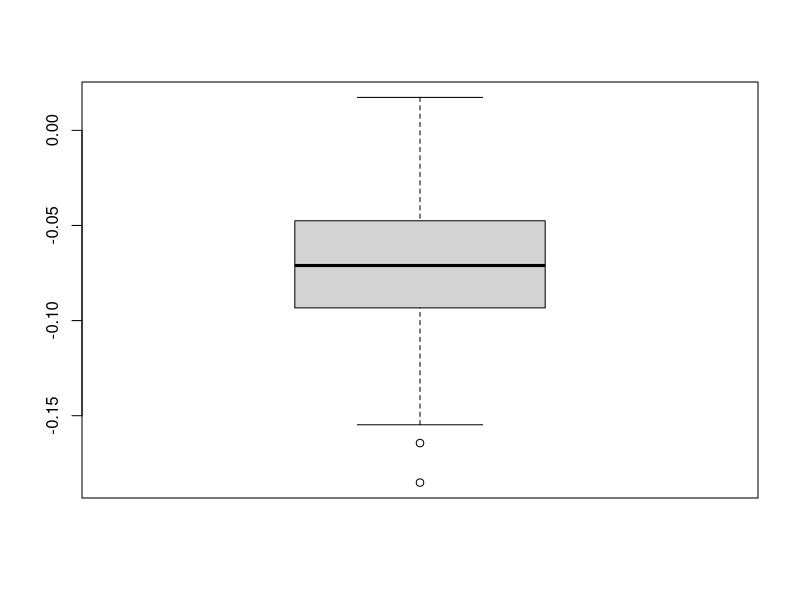
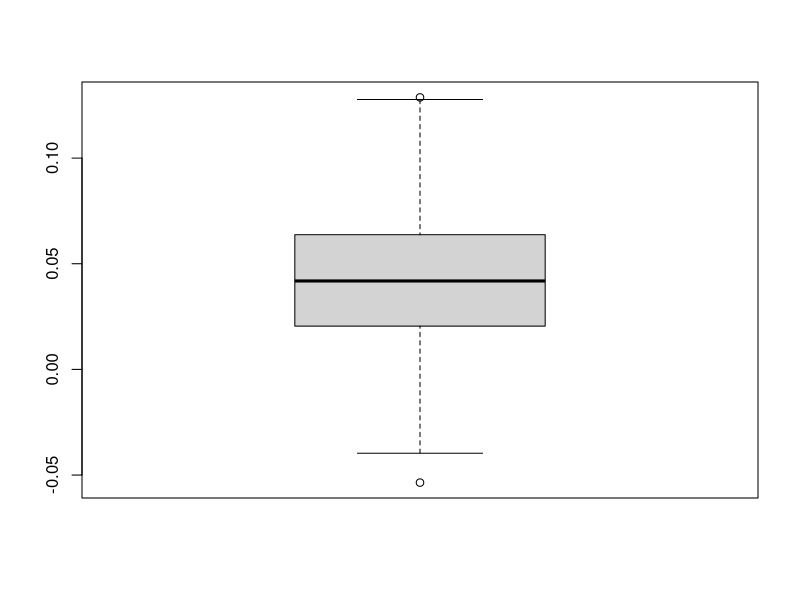
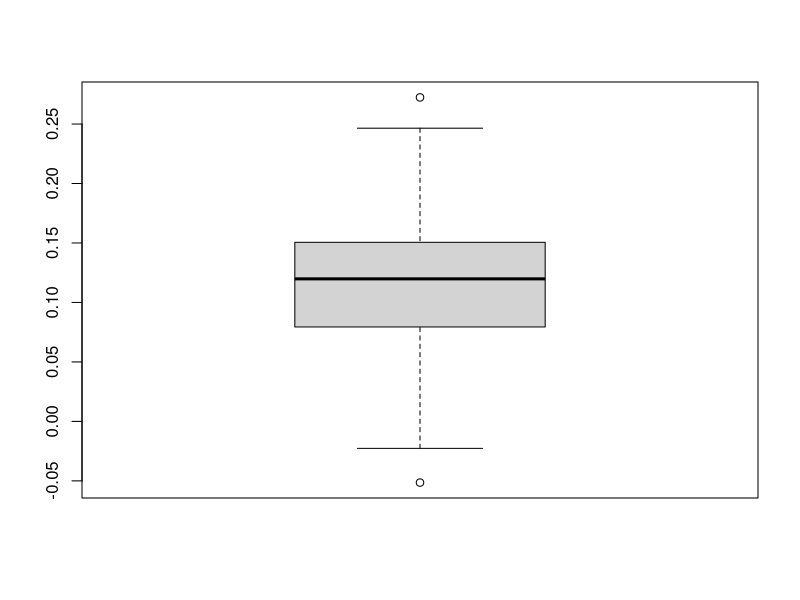
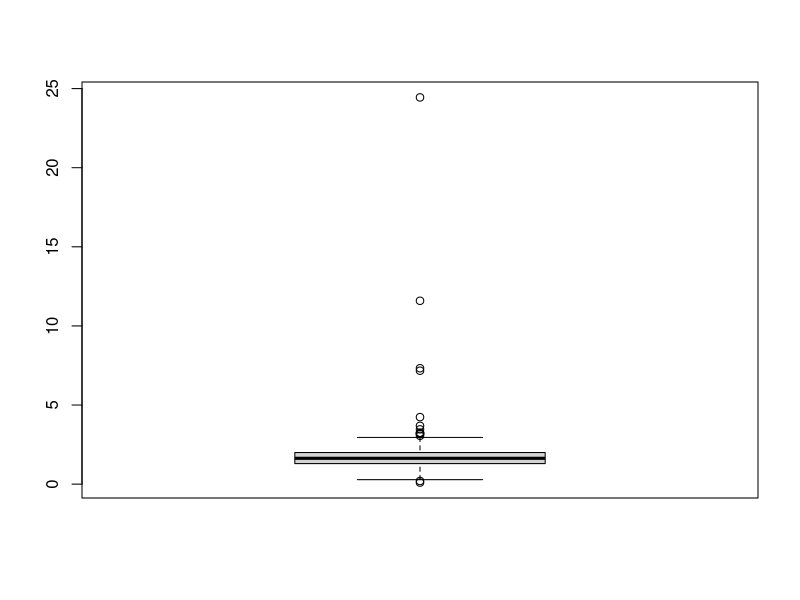
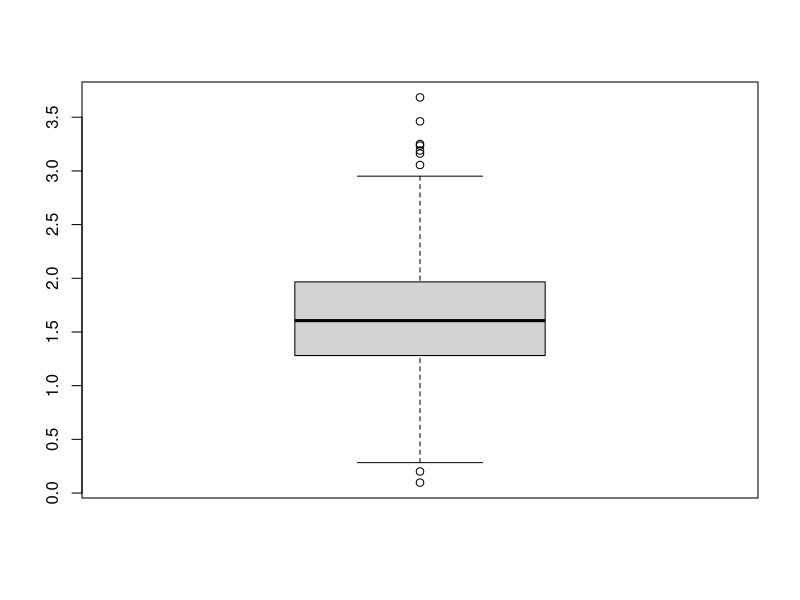
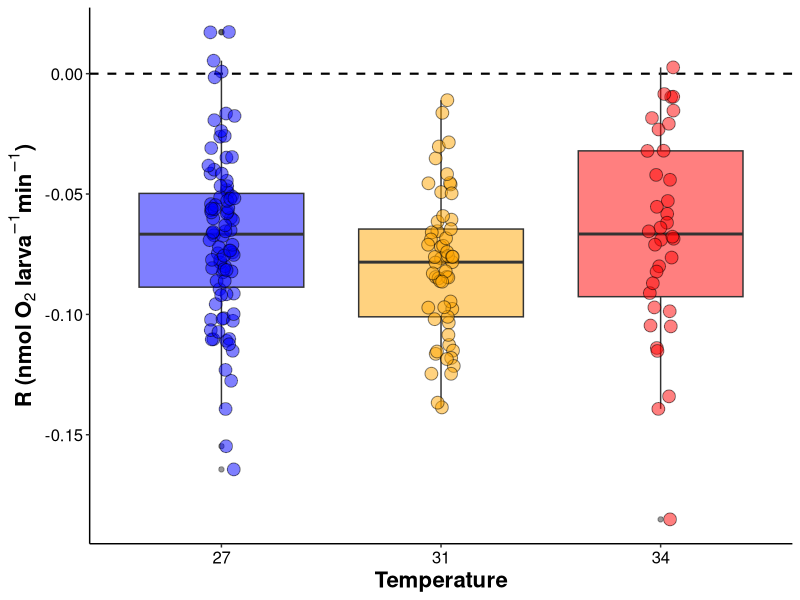
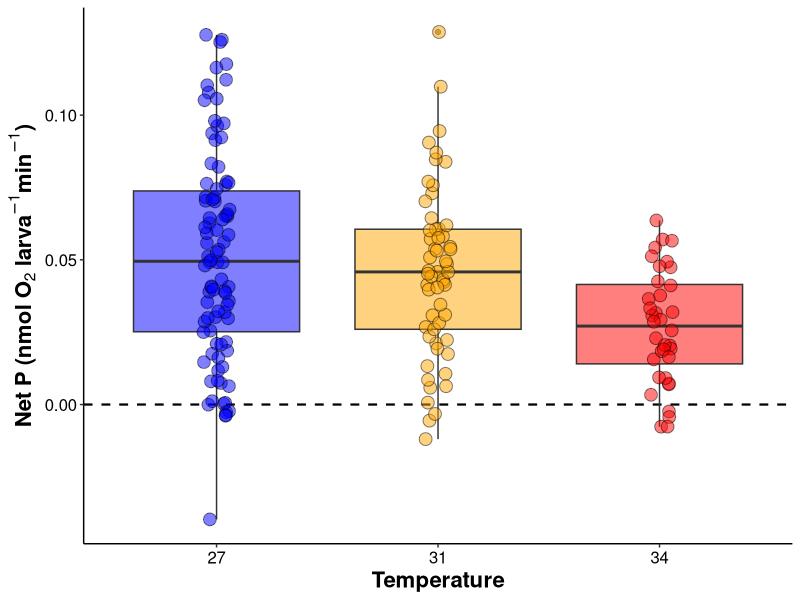
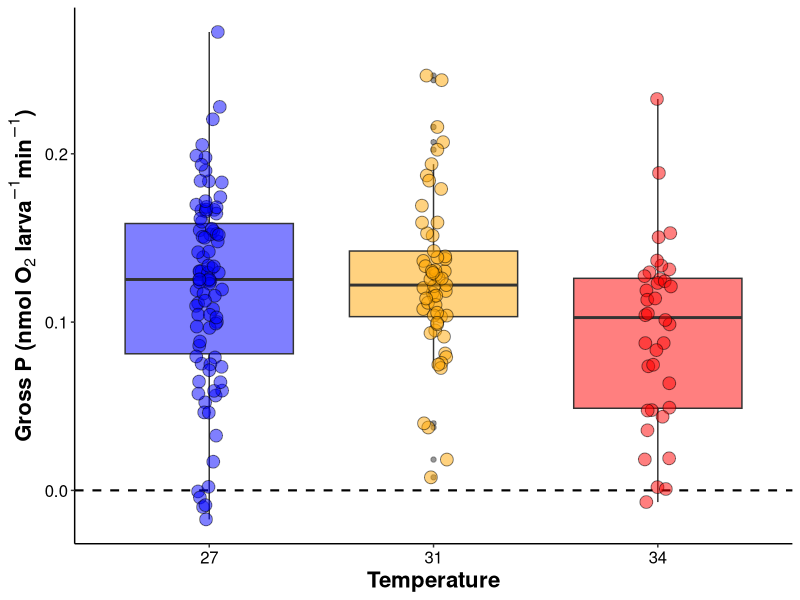

R code for these plots, in order:
## ---- chunk 1
knitr::opts_chunk$set(echo = TRUE, warning = FALSE, message = FALSE)
## ---- chunk 2
## install packages if you dont already have them in your library
if ("tidyverse" %in% rownames(installed.packages()) == 'FALSE') install.packages('tidyverse') 
if ("car" %in% rownames(installed.packages()) == 'FALSE') install.packages('car') 
if ("lme4" %in% rownames(installed.packages()) == 'FALSE') install.packages('lme4') 
if ("lmerTest" %in% rownames(installed.packages()) == 'FALSE') install.packages('lmerTest') 
if ("scales" %in% rownames(installed.packages()) == 'FALSE') install.packages('scales') 
if ("cowplot" %in% rownames(installed.packages()) == 'FALSE') install.packages('cowplot') 
if ("ggplot2" %in% rownames(installed.packages()) == 'FALSE') install.packages('ggplot2') 
if ("effects" %in% rownames(installed.packages()) == 'FALSE') install.packages('effects') 
if ("emmeans" %in% rownames(installed.packages()) == 'FALSE') install.packages('emmeans') 
if ("multcomp" %in% rownames(installed.packages()) == 'FALSE') install.packages('multcomp') 

#load packages
library("ggplot2")
library("tidyverse")
library('car')
library('lme4')
library('lmerTest')
library('scales')
library('cowplot')
library('effects')
library('emmeans')
library('multcomp')
## ---- chunk 3
PRdata<-read.csv("Pacu2021/Output/Respiration/PR/oxygen_P_R_calc.csv") #load data
## ---- chunk 4
#remove all rows of wells that did not have samples or blanks
PRdata<-PRdata[!is.na(PRdata$Type),]

#format columns
PRdata$Temperature<-as.factor(PRdata$Temperature)
PRdata$Plate<-as.factor(PRdata$Plate)
PRdata$Run<-as.factor(PRdata$Run)
## ---- chunk 5
PRdata$ratio<-abs(PRdata$GP.nmol.org.min)/abs(PRdata$R.nmol.org.min) #calculate ratio with absolute values
#remove outliers detected by values of P:R ratio data
## ---- chunk 6
boxplot(PRdata$R.nmol.org.min)
boxplot(PRdata$P.nmol.org.min)
boxplot(PRdata$GP.nmol.org.min)
boxplot(PRdata$ratio)
PRdata<-PRdata%>%filter(ratio < 4) #filter out outlier for PR ratio
boxplot(PRdata$ratio)
## ---- chunk 7
r_plot<-PRdata %>%
    group_by(Temperature)%>%
    #filter(R.nmol.org.min<0)%>%
    #summarise(mean=mean(R.nmol.org.min), sd=sd(R.nmol.org.min), N=length(R.nmol.org.min), se=sd/sqrt(N))%>%
    ggplot(., aes(x = as.factor(Temperature), y = R.nmol.org.min, group=Temperature)) +
    #facet_wrap(~Date)+
    geom_hline(yintercept=0, linetype="dashed", color="black", size=0.75)+
    #geom_line(position=position_dodge(0.2), size=1.3, aes(color=Temperature, group=Temperature)) +
    geom_boxplot(aes(fill=Temperature, group=Temperature), alpha=0.5)+
    geom_point(aes(fill=Temperature, group=Temperature), pch = 21, size=4, alpha=0.5, position = position_jitterdodge(0.3)) + 
    #geom_errorbar(aes(ymin=mean-se, ymax=mean+se, group=Temperature), width=0, linetype="solid", position=position_dodge(0.2), size=1.3, color="black")+
    xlab("Temperature") + 
    scale_fill_manual(name="Temperature", values=c("blue","orange", "red"))+
    scale_color_manual(name="Temperature", values=c("blue","orange", "red"))+
    ylab(expression(bold(paste("R (nmol ", O[2], " larva"^-1, "min"^-1, ")")))) +
    #scale_y_continuous(limits=c(-0.2, 0.06), labels = scales::number_format(accuracy = 0.01, decimal.mark = '.'))+
    theme_classic() + 
    theme(
      legend.position="none",
      axis.title=element_text(face="bold", size=16),
      axis.text=element_text(size=12, color="black"), 
      legend.title=element_text(face="bold", size=14), 
      legend.text=element_text(size=12)
      ); r_plot

#ggsave("Pacu2021/Figures/Respiration/PR/Respiration.png", r_plot, dpi=300, w=4, h=5, units="in")
## ---- chunk 8
p_plot<-PRdata %>%
    group_by(Temperature)%>%
    #filter(P.nmol.org.min>0)%>%
    #summarise(mean=mean(P.nmol.org.min), sd=sd(P.nmol.org.min), N=length(P.nmol.org.min), se=sd/sqrt(N))%>%
    ggplot(., aes(x = as.factor(Temperature), y = P.nmol.org.min, group=Temperature)) +
    #facet_wrap(~Date)+
    geom_hline(yintercept=0, linetype="dashed", color="black", size=0.75)+
    #geom_line(position=position_dodge(0.2), size=1.3, aes(color=Temperature, group=Temperature)) +
    geom_boxplot(aes(fill=Temperature, group=Temperature), alpha=0.5)+
    geom_point(aes(fill=Temperature, group=Temperature), pch = 21, size=4, alpha=0.5, position = position_jitterdodge(0.3)) + 
    #geom_errorbar(aes(ymin=mean-se, ymax=mean+se, group=Temperature), width=0, linetype="solid", position=position_dodge(0.2), size=1.3, color="black")+
    xlab("Temperature") + 
    scale_fill_manual(name="Temperature", values=c("blue","orange", "red"))+
    scale_color_manual(name="Temperature", values=c("blue","orange", "red"))+
    ylab(expression(bold(paste("Net P (nmol ", O[2], " larva"^-1, "min"^-1, ")")))) +
    #scale_y_continuous(limits=c(-0.005, 0.03), labels = scales::number_format(accuracy = 0.01, decimal.mark = '.'))+
    theme_classic() + 
    theme(
      legend.position="none",
      axis.title=element_text(face="bold", size=16),
      axis.text=element_text(size=12, color="black"), 
      legend.title=element_text(face="bold", size=14), 
      legend.text=element_text(size=12)
      ); p_plot

#ggsave("Pacu2021/Figures/Respiration/PR/NetPhotosynthesis.png", p_plot, dpi=300, w=4, h=5, units="in")
## ---- chunk 9
gp_plot<-PRdata %>%
    group_by(Temperature)%>%
    #filter(GP.nmol.org.min>0)%>%
    #summarise(mean=mean(GP.nmol.org.min), sd=sd(GP.nmol.org.min), N=length(GP.nmol.org.min), se=sd/sqrt(N))%>%
    ggplot(., aes(x = as.factor(Temperature), y = GP.nmol.org.min, group=Temperature)) +
    #facet_wrap(~Date)+
    geom_hline(yintercept=0, linetype="dashed", color="black", size=0.75)+
    #geom_line(position=position_dodge(0.2), size=1.3, aes(color=Temperature, group=Temperature)) +
    geom_boxplot(aes(fill=Temperature, group=Temperature), alpha=0.5)+
    geom_point(aes(fill=Temperature, group=Temperature), pch = 21, size=4, alpha=0.5, position = position_jitterdodge(0.3)) + 
    #geom_errorbar(aes(ymin=mean-se, ymax=mean+se, group=Temperature), width=0, linetype="solid", position=position_dodge(0.2), size=1.3, color="black")+
    xlab("Temperature") + 
    scale_fill_manual(name="Temperature", values=c("blue","orange", "red"))+
    scale_color_manual(name="Temperature", values=c("blue","orange", "red"))+
    ylab(expression(bold(paste("Gross P (nmol ", O[2], " larva"^-1, "min"^-1, ")")))) +
    #scale_y_continuous(limits=c(-0.005, 0.05), labels = scales::number_format(accuracy = 0.01, decimal.mark = '.'))+
    theme_classic() + 
    theme(
      legend.position="none",
      axis.title=element_text(face="bold", size=16),
      axis.text=element_text(size=12, color="black"), 
      legend.title=element_text(face="bold", size=14), 
      legend.text=element_text(size=12)
      ); gp_plot

#ggsave("Pacu2021/Figures/Respiration/PR/GrossPhotosynthesis.png", gp_plot, dpi=300, w=4, h=5, units="in")
## ---- chunk 10
pr_plot<-PRdata %>%
    group_by(Temperature)%>%
    #filter(R.nmol.org.min<0)%>%
    #filter(P.nmol.org.min>0)%>%
    #summarise(mean=mean(ratio), sd=sd(ratio), N=length(ratio), se=sd/sqrt(N))%>%
    ggplot(., aes(x = as.factor(Temperature), y = ratio, group=Temperature)) +
    #facet_wrap(~Date)+
    geom_hline(yintercept=1, linetype="dashed", color="black", size=0.75)+
    #geom_line(position=position_dodge(0.2), size=1.3, aes(color=Temperature, group=Temperature)) +
    geom_boxplot(aes(fill=Temperature, group=Temperature), alpha=0.5)+
    geom_point(aes(fill=Temperature, group=Temperature), pch = 21, size=4, alpha=0.5, position = position_jitterdodge(0.3)) + 
    #geom_errorbar(aes(ymin=mean-se, ymax=mean+se, group=Temperature), width=0, linetype="solid", position=position_dodge(0.2), size=1.3, color="black")+ size=1.3, color="black")+
    xlab("Temperature") + 
    scale_fill_manual(name="Temperature", values=c("blue","orange", "red"))+
    scale_color_manual(name="Temperature", values=c("blue","orange", "red"))+
    ylab(expression(bold(paste("P:R")))) +
    #scale_y_continuous(limits=c(0.8, 3), labels = scales::number_format(accuracy = 0.01, decimal.mark = '.'))+
    theme_classic() + 
    theme(
      legend.position="none",
      axis.title=element_text(face="bold", size=16),
      axis.text=element_text(size=12, color="black"), 
      legend.title=element_text(face="bold", size=14), 
      legend.text=element_text(size=12)
      ); pr_plot

#ggsave("Pacu2021/Figures/Respiration/PR/PRratio.png", pr_plot, dpi=300, w=4, h=5, units="in")
## ---- chunk 11
full_fig<-plot_grid(r_plot, p_plot, gp_plot, pr_plot, ncol=4, nrow=1, rel_heights= c(1,1,1,1), rel_widths = c(1,1,1,1.2), label_y=1, align="h")

ggsave(filename="Pacu2021/Figures/Respiration/PR/respirometry_fig.png", plot=full_fig, dpi=500, width=18, height=6, units="in")
## ---- chunk 12
PRdata$Temperature<-as.factor(PRdata$Temperature)
PRdata$Date<-as.factor(PRdata$Date)
PRdata$Run<-as.factor(PRdata$Run)
## ---- chunk 13
hist(PRdata$R.nmol.org.min)
## ---- chunk 14
#Rmodel1<-aov(R.nmol.org.min~Temperature*Date, data=PRdata) 
Rmodel1<-aov(R.nmol.org.min~Temperature, data=PRdata) #run as random
summary(Rmodel1)
## ---- chunk 15
qqPlot(residuals(Rmodel1))
leveneTest(residuals(Rmodel1)~Temperature, data=PRdata)
## ---- chunk 16
Pmodel1<-aov(P.nmol.org.min~Temperature, data=PRdata) #run nested within day
summary(Pmodel1)
## ---- chunk 17
qqPlot(residuals(Pmodel1))
leveneTest(residuals(Pmodel1)~Temperature, data=PRdata)
## ---- chunk 18
emm<-emmeans(Pmodel1, ~Temperature)
pairs(emm)
## ---- chunk 19
GPmodel1<-aov(GP.nmol.org.min~Temperature, data=PRdata) #run nested within day
summary(GPmodel1)
## ---- chunk 20
qqPlot(residuals(GPmodel1))
leveneTest(residuals(GPmodel1)~Temperature, data=PRdata)
## ---- chunk 21
emm<-emmeans(GPmodel1, ~Temperature)
pairs(emm)
## ---- chunk 22
PRmodel1<-aov(ratio~Temperature, data=PRdata) #run as random
summary(PRmodel1)
## ---- chunk 23
qqPlot(residuals(PRmodel1))
leveneTest(residuals(PRmodel1)~Temperature, data=PRdata)
## ---- chunk 24
emm<-emmeans(PRmodel1, ~Temperature)
pairs(emm)
## ---- chunk 25
summary<-PRdata%>%
  group_by(Temperature)%>%
  filter(R.nmol.org.min<0)%>%
  filter(P.nmol.org.min>0)%>%
  filter(GP.nmol.org.min>0)%>%
  summarise(N=length(R.nmol.org.min),
            Mean_R=mean(R.nmol.org.min), 
            SE_R=sd(R.nmol.org.min)/sqrt(length(R.nmol.org.min)),
            Mean_P=mean(P.nmol.org.min), 
            SE_P=sd(P.nmol.org.min)/sqrt(length(P.nmol.org.min)),
            Mean_GP=mean(GP.nmol.org.min), 
            SE_GP=sd(GP.nmol.org.min)/sqrt(length(GP.nmol.org.min)),
            Mean_PR=mean(ratio), 
            SE_PR=sd(ratio)/sqrt(length(ratio)))

summary%>%
  write_csv(., "Pacu2021/Output/Respiration/PR/mean_respiration.csv")
